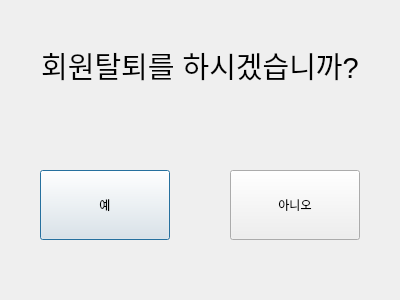
<?xml version="1.0" encoding="UTF-8"?>
<ui version="4.0">
 <class>Dialog</class>
 <widget class="QDialog" name="Dialog">
  <property name="geometry">
   <rect>
    <x>0</x>
    <y>0</y>
    <width>400</width>
    <height>300</height>
   </rect>
  </property>
  <property name="windowTitle">
   <string>Dialog</string>
  </property>
  <widget class="QLabel" name="label">
   <property name="geometry">
    <rect>
     <x>0</x>
     <y>0</y>
     <width>400</width>
     <height>130</height>
    </rect>
   </property>
   <property name="font">
    <font>
     <family>Arial</family>
     <pointsize>22</pointsize>
    </font>
   </property>
   <property name="text">
    <string>회원탈퇴를 하시겠습니까?</string>
   </property>
   <property name="alignment">
    <set>Qt::AlignCenter</set>
   </property>
  </widget>
  <widget class="QPushButton" name="btn_member_yesdlt">
   <property name="geometry">
    <rect>
     <x>40</x>
     <y>170</y>
     <width>130</width>
     <height>70</height>
    </rect>
   </property>
   <property name="text">
    <string>예</string>
   </property>
  </widget>
  <widget class="QPushButton" name="btn_member_nodlt">
   <property name="geometry">
    <rect>
     <x>230</x>
     <y>170</y>
     <width>130</width>
     <height>70</height>
    </rect>
   </property>
   <property name="text">
    <string>아니오</string>
   </property>
  </widget>
 </widget>
 <resources/>
 <connections/>
</ui>
